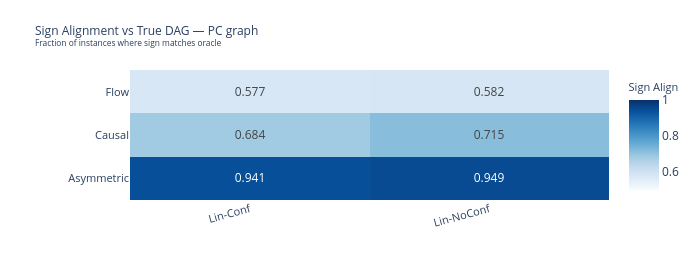
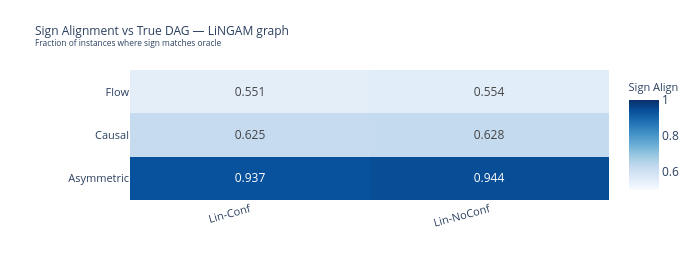

Source (notebook cell) for these figures, in order:
### Markdown cell above
## 5. True-Graph Alignment

### 5a — Sign Alignment vs True DAG  
Mean fraction of instances where the causal method's SHAP sign matches the True-graph output per feature.  
Higher = more aligned with the oracle graph.

### 5b — Magnitude TGA vs True DAG  
Mean relative magnitude deviation vs True-graph output per feature.  
Lower = closer to oracle magnitude.

### Code cell
# ── 5a: Sign Alignment — faceted heatmap dataset × method per graph ──────────
for g in DISC_GRAPHS:
    sub = df_sa[df_sa["Graph"] == g]
    pivot = sub.pivot_table(index="Method", columns="Dataset", values="MeanSignAlign")
    pivot = pivot[[DS_LABELS[ds] for ds in DATASETS if DS_LABELS[ds] in pivot.columns]]

    row_labels = pivot.index.tolist()
    col_labels = pivot.columns.tolist()

    fig_sa = go.Figure(go.Heatmap(
        z            = pivot.values,
        x            = col_labels,
        y            = row_labels,
        colorscale   = "Blues",
        zmin=0.5, zmax=1.0,
        text         = [[f"{v:.3f}" if not np.isnan(v) else "—" for v in row] for row in pivot.values],
        texttemplate = "%{text}",
        textfont     = dict(size=12),
        colorbar     = dict(title=dict(text="Sign Align", font=dict(size=11))),
        hovertemplate=f"<b>%{{y}}</b> ({g}) — %{{x}}<br>Sign Align=%{{z:.3f}}<extra></extra>",
    ))
    fig_sa.update_layout(
        title=dict(text=f"Sign Alignment vs True DAG — {g} graph<br>"
                   "<sup>Fraction of instances where sign matches oracle</sup>",
                   font=dict(size=12)),
        height=260, width=700,
        margin=dict(l=130, r=80, t=70, b=60),
        xaxis=dict(tickfont=dict(size=11), tickangle=-15),
        yaxis=dict(tickfont=dict(size=11)),
    )
    fig_sa.show()

### Figure 1 — Plotly figure (JSON) as saved in the notebook; plotly's stock layout.template omitted (floating-point values rounded to 4 significant figures)
{"data": [{"colorbar": {"title": {"font": {"size": 11}, "text": "Sign Align"}}, "colorscale": [[0, "rgb(247,251,255)"], [0.125, "rgb(222,235,247)"], [0.25, "rgb(198,219,239)"], [0.375, "rgb(158,202,225)"], [0.5, "rgb(107,174,214)"], [0.625, "rgb(66,146,198)"], [0.75, "rgb(33,113,181)"], [0.875, "rgb(8,81,156)"], [1, "rgb(8,48,107)"]], "hovertemplate": "<b>%{y}</b> (PC) — %{x}<br>Sign Align=%{z:.3f}<extra></extra>", "text": [["0.941", "0.949"], ["0.684", "0.715"], ["0.577", "0.582"]], "textfont": {"size": 12}, "texttemplate": "%{text}", "type": "heatmap", "x": ["Lin-Conf", "Lin-NoConf"], "y": ["Asymmetric", "Causal", "Flow"], "z": [[0.9412, 0.949], [0.684, 0.7148], [0.5774, 0.5822]], "zmax": 1, "zmin": 0.5}], "layout": {"height": 260, "margin": {"b": 60, "l": 130, "r": 80, "t": 70}, "title": {"font": {"size": 12}, "text": "Sign Alignment vs True DAG — PC graph<br><sup>Fraction of instances where sign matches oracle</sup>"}, "width": 700, "xaxis": {"tickangle": -15, "tickfont": {"size": 11}}, "yaxis": {"tickfont": {"size": 11}}}}

### Figure 2 — Plotly figure (JSON) as saved in the notebook; plotly's stock layout.template omitted (floating-point values rounded to 4 significant figures)
{"data": [{"colorbar": {"title": {"font": {"size": 11}, "text": "Sign Align"}}, "colorscale": [[0, "rgb(247,251,255)"], [0.125, "rgb(222,235,247)"], [0.25, "rgb(198,219,239)"], [0.375, "rgb(158,202,225)"], [0.5, "rgb(107,174,214)"], [0.625, "rgb(66,146,198)"], [0.75, "rgb(33,113,181)"], [0.875, "rgb(8,81,156)"], [1, "rgb(8,48,107)"]], "hovertemplate": "<b>%{y}</b> (LiNGAM) — %{x}<br>Sign Align=%{z:.3f}<extra></extra>", "text": [["0.937", "0.944"], ["0.625", "0.628"], ["0.551", "0.554"]], "textfont": {"size": 12}, "texttemplate": "%{text}", "type": "heatmap", "x": ["Lin-Conf", "Lin-NoConf"], "y": ["Asymmetric", "Causal", "Flow"], "z": [[0.937, 0.9438], [0.6254, 0.6284], [0.5509, 0.5543]], "zmax": 1, "zmin": 0.5}], "layout": {"height": 260, "margin": {"b": 60, "l": 130, "r": 80, "t": 70}, "title": {"font": {"size": 12}, "text": "Sign Alignment vs True DAG — LiNGAM graph<br><sup>Fraction of instances where sign matches oracle</sup>"}, "width": 700, "xaxis": {"tickangle": -15, "tickfont": {"size": 11}}, "yaxis": {"tickfont": {"size": 11}}}}
